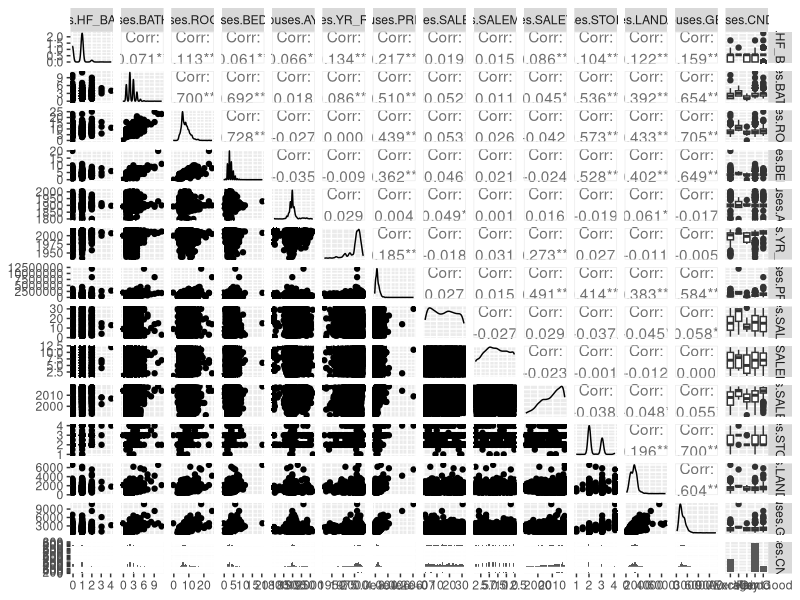
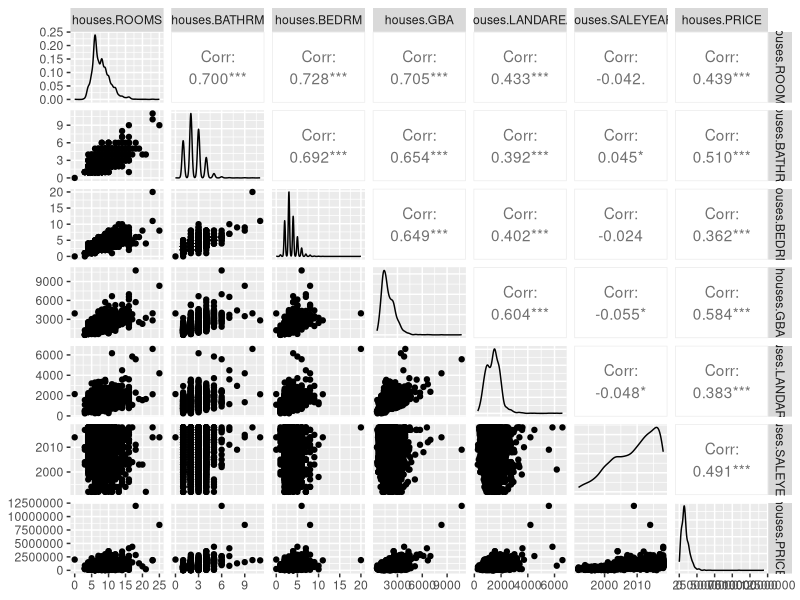
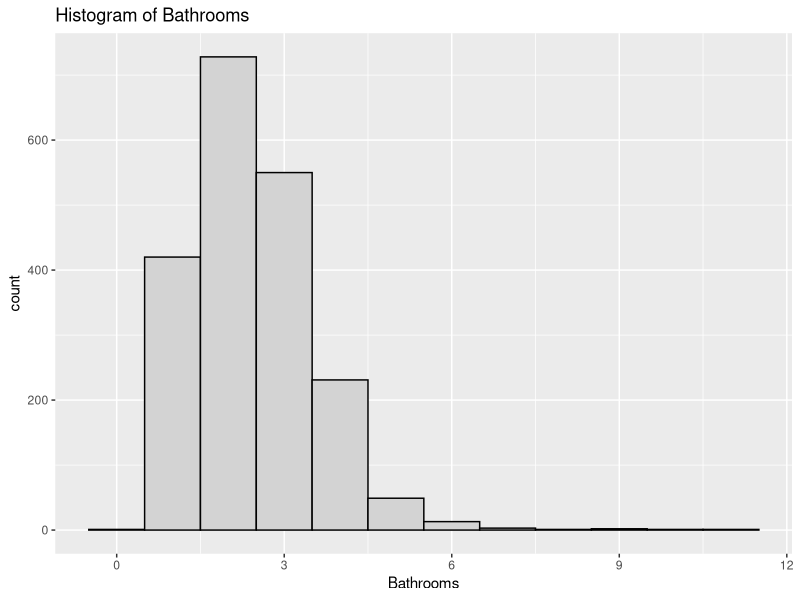
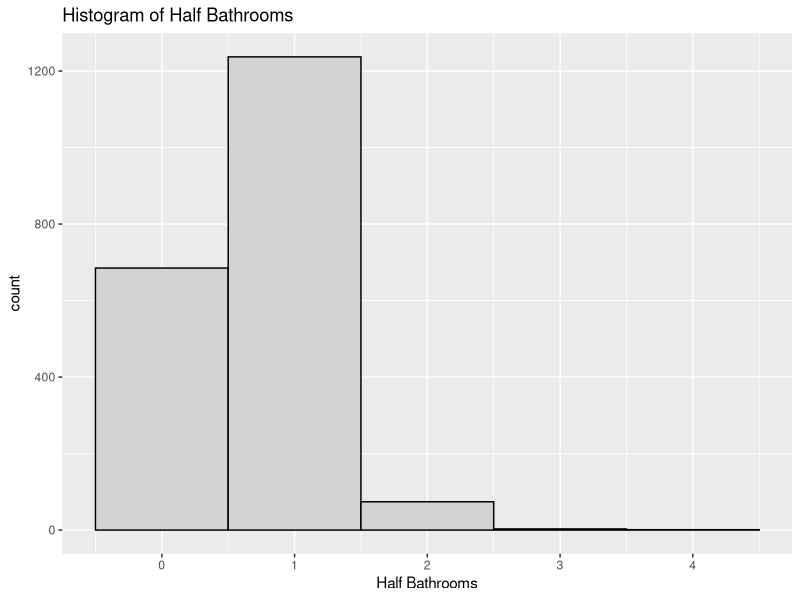
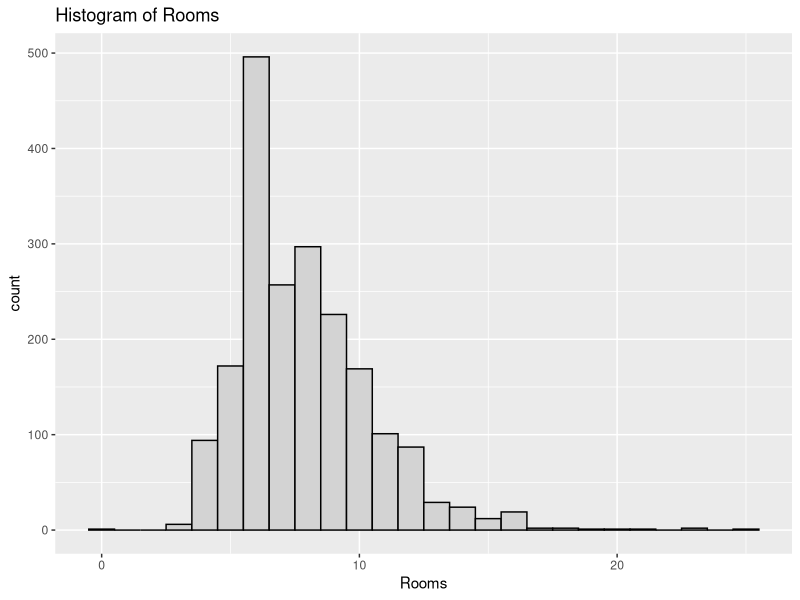
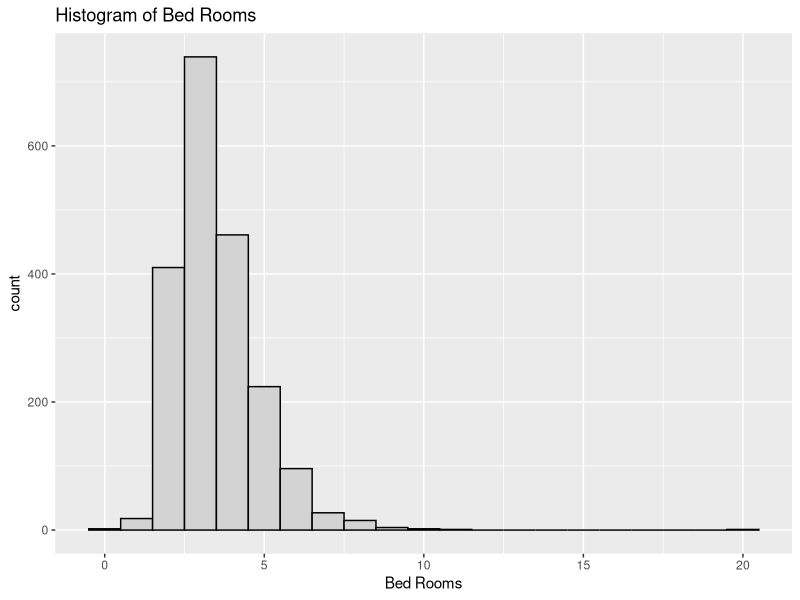
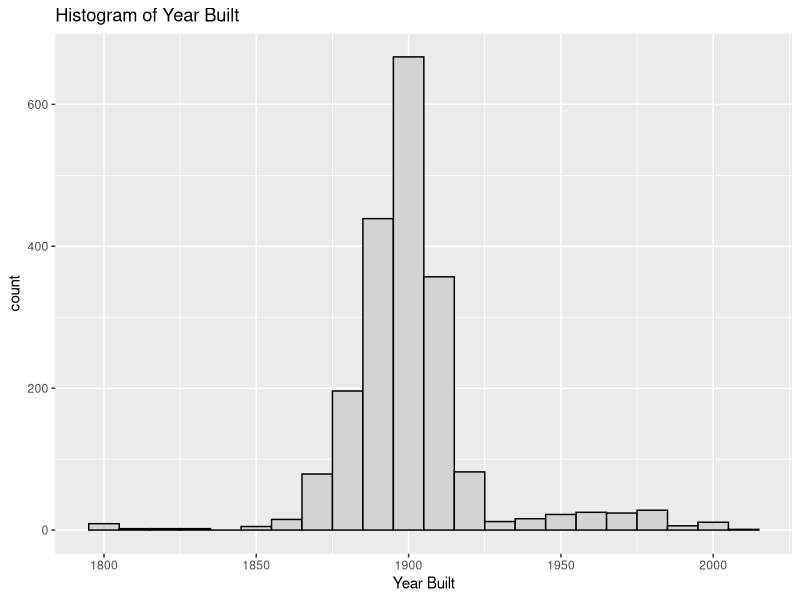
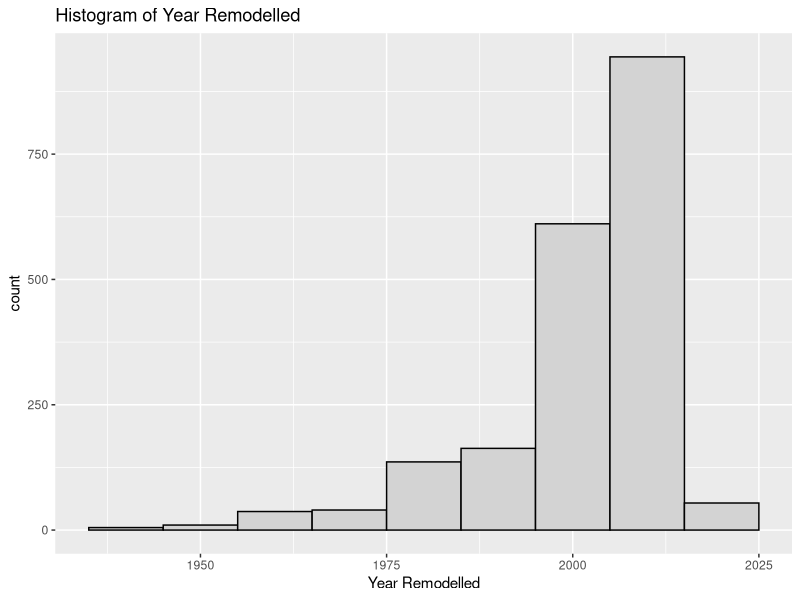

Generate these figures, in order, with R: (Note: this script raises an error after producing the figures.)
## ---- chunk 1
knitr::opts_chunk$set(echo = TRUE)
library(ggplot2)
library(dplyr)
library(readr)
library(GGally)
library(car)
library(broom)

## ---- chunk 2
# 1. Abstract
## ---- chunk 3
# 2. Introduction

## ---- chunk 4

# 3. Overview of the dataset

## ---- chunk 5

# 4. Exploratory analysis

# TIPS from Prof. Stevens: use barplots for categorical variables 
# Use GGalley package to expand ggplot2. Includes histogram and correlation pair plotting functions

 #if there's trouble installing the package, go to tools -> global options -> packages -> change CRAN mirror to Oakridge,TN

houses <- read.csv("DC_properties_clean.csv")

summary(houses)

##pair plotting exploratory analysis

#First step: look at all possible correlations minus sale date because it wouldn't allow that many factors in the pairs function ¯\_(ツ)_/¯

int.vectors <- data.frame(houses$HF_BATHRM, houses$BATHRM, houses$ROOMS, houses$BEDRM,houses$AYB, houses$YR_RMDL, houses$PRICE, houses$SALEDAY, houses$SALEMONTH, houses$SALEYEAR, houses$STORIES, houses$LANDAREA, houses$GBA, houses$CNDTN)

View(int.vectors)

ggpairs(int.vectors)

#Observations
# Looks like the variables ROOMS, BATHRM, BEDRM, GBA, STORIES, LANDAREA, SALEYEAR, and PRICE have the highest correlation across the board i.e > |.35|. 

#Next making a pairs plot with just the above variables

int.vectors2 <- data.frame(houses$ROOMS, houses$BATHRM, houses$BEDRM, houses$GBA, houses$LANDAREA, houses$SALEYEAR, houses$PRICE)

ggpairs(int.vectors2)



#Histograms for each variable

ggplot(houses, aes(x = BATHRM))+
  geom_histogram(color="black", fill="light gray", binwidth = 1)+
  labs(x="Bathrooms", title="Histogram of Bathrooms")

ggplot(houses, aes(x = HF_BATHRM))+
  geom_histogram(color="black", fill="light gray", binwidth = 1)+
  labs(x="Half Bathrooms", title="Histogram of Half Bathrooms")

ggplot(houses, aes(x = ROOMS))+
  geom_histogram(color="black", fill="light gray", binwidth = 1)+
  labs(x="Rooms", title="Histogram of Rooms")

ggplot(houses, aes(x = BEDRM))+
  geom_histogram(color="black", fill="light gray", binwidth = 1)+
  labs(x="Bed Rooms", title="Histogram of Bed Rooms")

ggplot(houses, aes(x = AYB))+
  geom_histogram(color="black", fill="light gray", binwidth = 10)+
  labs(x="Year Built", title="Histogram of Year Built")

ggplot(houses, aes(x = YR_RMDL))+
  geom_histogram(color="black", fill="light gray", binwidth = 10)+
  labs(x="Year Remodelled", title="Histogram of Year Remodelled")

ggplot(houses, aes(x = STORIES))+
  geom_histogram(color="black", fill="light gray", binwidth = 1)+
  labs(x="Stories", title="Histogram of Stories")

ggplot(houses, aes(x = SALEYEAR))+
  geom_histogram(color="black", fill="light gray", binwidth = 5)+
  labs(x="Year Sold", title="Histogram of Year Sold")

ggplot(houses, aes(x = SALEMONTH))+
  geom_histogram(color="black", fill="light gray", binwidth = 1)+
  labs(x="Month Sold", title="Histogram of Month Sold")

ggplot(houses, aes(x = SALEDAY))+
  geom_histogram(color="black", fill="light gray", binwidth = 4)+
  labs(x="Day Sold", title="Histogram of Day Sold")

ggplot(houses, aes(x = GBA))+
  geom_histogram(color="black", fill="light gray", binwidth = 100)+
  labs(x="Square Footage", title="Histogram of Square Footage")

ggplot(houses, aes(x = LANDAREA))+
  geom_histogram(color="black", fill="light gray", binwidth = 100)+
  labs(x="Land Area", title="Histogram of Land Area")

ggplot(houses, aes(x = CNDTN))+
  geom_bar(color="black", fill="light gray")+
  labs(x="Land Area", title="Bar Plot of Land Area")


# Re-order only categorical feature (factor)

houses$CNDTN <- factor(houses$CNDTN, levels = c("Fair", "Average", "Good", "Very Good", "Excellent"))

# Fit LM model with all features included

fit <- lm(data = houses, PRICE ~ BATHRM + HF_BATHRM  + ROOMS + BEDRM + AYB + YR_RMDL + STORIES + SALEMONTH + SALEDAY + SALEYEAR + GBA + CNDTN + LANDAREA)

# Review ANOVA and compare F statistic

anova(fit)

# Review p-values, check sign of estimates

summary(fit)

# Residual plot and look for non-constant variance

fit.df <- augment(fit)
ggplot(fit.df, aes(x = .fitted, y = .resid))+
  geom_point()+
  geom_hline(yintercept = 0, linetype = 2)+
  labs( x = "Fitted Values", y = "Residuals")

# Shapiro-Wilk test for normality

shapiro.test(fit$residuals)

# ncvTest for constant variance

ncvTest(fit)

# Variance Inflation Factor (used to identify multicllinearity >= 10)

vif(fit)

# Review R2 value
# From summary above: adjusted R^2 = .6984

# Drop non-significant predictor variables (Droped AYB: +.0002, Rooms: No change, other lower)
fit <- lm(data = houses, PRICE ~ BATHRM + HF_BATHRM  + BEDRM + YR_RMDL + STORIES + SALEMONTH + SALEDAY + SALEYEAR + GBA + CNDTN + LANDAREA)
summary(fit)

# If multicollinearity is present, drop one correlated variable (None present)

# Transform the outcome variable if the residual plot looks suspicious
powerTransform(houses$PRICE) #.33 -> sqrt
# log lowers R2: .6585
fit <- lm(data = houses, log(PRICE) ~ BATHRM + HF_BATHRM  + BEDRM + YR_RMDL + STORIES + SALEMONTH + SALEDAY + SALEYEAR + GBA + CNDTN + LANDAREA)
summary(fit)
# sqrt increase R2: .7471, drop YR_RMDL + .0001
fit <- lm(data = houses, sqrt(PRICE) ~ BATHRM + HF_BATHRM  + BEDRM  + STORIES + SALEMONTH + SALEDAY + SALEYEAR + GBA + CNDTN + LANDAREA)
summary(fit)
# inverse drastically decrease
fit <- lm(data = houses, I(1/PRICE) ~ BATHRM + HF_BATHRM  + BEDRM  + STORIES + SALEMONTH + SALEDAY + SALEYEAR + GBA + CNDTN + LANDAREA)
summary(fit)

#Variable Transformations
powerTransform(houses$BATHRM) # didn't work
powerTransform(houses$HF_BATHRM) # didn't work
powerTransform(houses$BEDRM) # didn't work
powerTransform(houses$STORIES) # didn't work
powerTransform(houses$SALEMONTH) # -1.04 -> INVERSE
powerTransform(houses$SALEDATE) # didn't work
powerTransform(houses$SALEYEAR) # didn't work
powerTransform(houses$GBA) # -.08 -> LOG
powerTransform(houses$CNDTN) # didn't work
powerTransform(houses$LANDAREA) # .35 -> SQRT
fit <- lm(data = houses, sqrt(PRICE) ~ BATHRM + HF_BATHRM  + BEDRM + STORIES + SALEMONTH + I(1/SALEMONTH) + SALEDAY + SALEYEAR +GBA + log(GBA) + CNDTN + LANDAREA + sqrt(LANDAREA))
summary(fit) # R^2 increased to .7479

#Interactions
#fit <- lm(data = houses, sqrt(PRICE) ~ .*.) 
#summary(fit)

shapiro.test(fit$residuals)
ncvTest(fit)
vif(fit)

## ---- chunk 6

# 5. Identification and evaluation of suitable model

## ---- chunk 7

# 6. Application of the model 

## ---- chunk 8

# 7. Limitations and assumptions 
